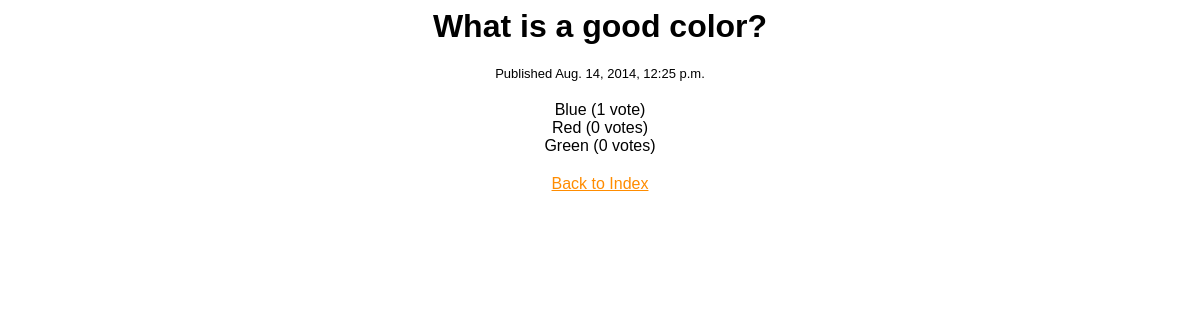
The page /3/results/ on the database as committed earlier.
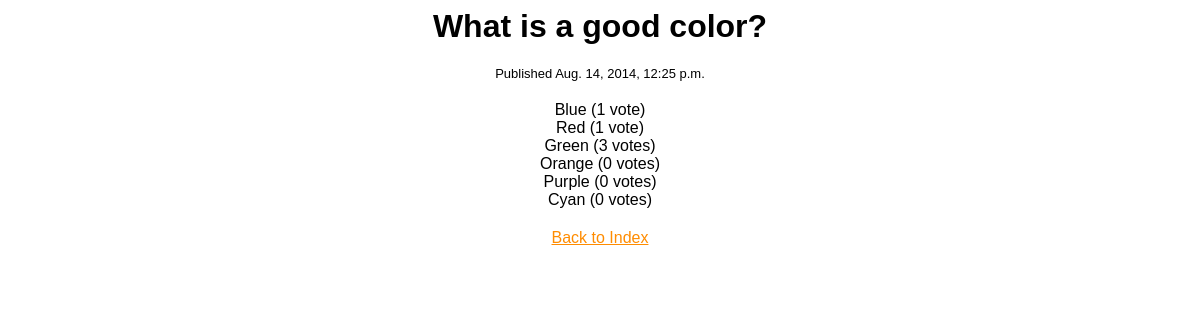
The same page on the database as committed later.
### polls/models.py (models this page shows, shortened)
class Poll(models.Model):
    question = models.CharField(max_length = 200)
    pub_date = models.DateTimeField('Date published')

class Choice(models.Model):
    poll = models.ForeignKey(Poll)
    choice_text = models.CharField(max_length = 200)
    votes = models.IntegerField(default = 0)

### polls/views.py (the view)
# urls.py: url(r'^(?P<pk>\d+)/results/$', views.ResultsView.as_view(), name="results"),
class ResultsView(generic.DetailView):
    model = Poll
    template_name = 'polls/results.html'

### polls/templates/polls/results.html
{% load staticfiles %}
<link rel="stylesheet" type="text/css" href="{% static 'polls/detail.css' %}" />
<h1>{{ poll.question }}</h1>
<p class="pubdate">Published {{ poll.pub_date }}</p>
<ul>
    {% for choice in poll.choice_set.all %}
        <li>{{ choice.choice_text }} ({{ choice.votes }} vote{{ choice.votes|pluralize }})</li>
    {% endfor %}
</ul>
<a href="{% url 'polls:index' %}">Back to Index</a>

### polls/static/polls/detail.css (style rules this page uses)
h1 { text-align: center; }
ul { list-style: none; padding: 4px; }
a { color: DarkOrange; text-align: center; }
.pubdate { text-align: center; font-size: small; }

Rows that differ between the two databases and show on the page:
changed Choice "Red": votes "0" → "1"
changed Choice "Green": votes "0" → "3"
added Choice: choice_text "Orange", votes "0"
added Choice: choice_text "Purple", votes "0"
added Choice: choice_text "Cyan", votes "0"
